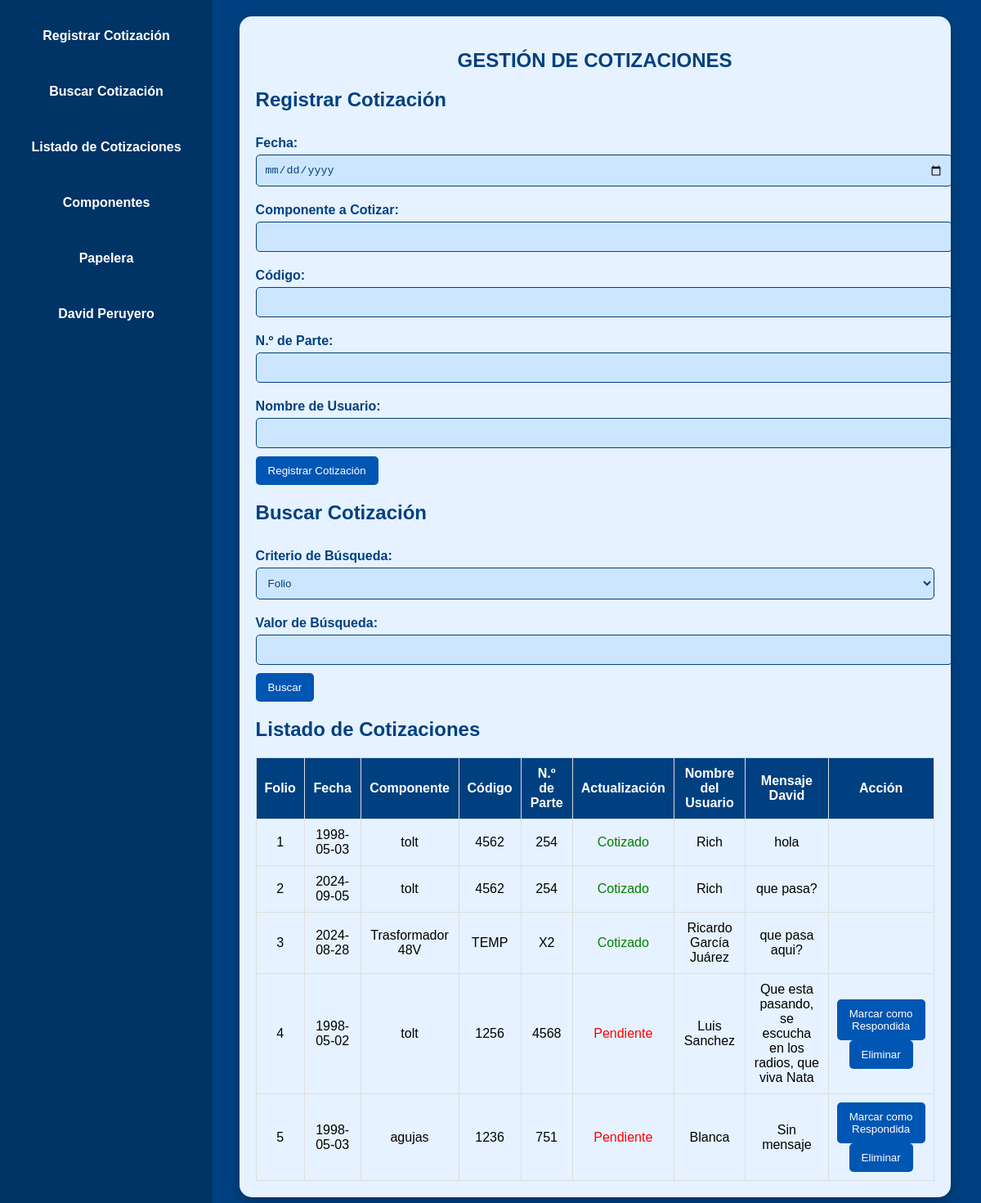
/index (signed in), run on the app's committed database.
### app.py (models this page shows)
class Cotizacion(db.Model):
    id = db.Column(db.Integer, primary_key=True)
    fecha = db.Column(db.String(10), nullable=False)
    componente = db.Column(db.String(100), nullable=False)
    codigo = db.Column(db.String(50), nullable=True)  # Permite nulos
    cotizacion = db.Column(db.String(100), nullable=False)
    recordatorio = db.Column(db.String(20), default='Pendiente')
    respondido = db.Column(db.Boolean, default=False)
    numero_serie = db.Column(db.String(50), nullable=False)
    mostrar_recordatorio = db.Column(db.Boolean, default=False)
    mensaje_david = db.Column(db.String(255), nullable=True)

### app.py (the view)
@app.route('/index')
def index():
    if not session.get('authenticated'):
        return redirect(url_for('home'))
    cotizaciones = Cotizacion.query.all()
    return render_template('index.html', cotizaciones=cotizaciones)

### templates/index.html (shortened to what this page needs)
<!DOCTYPE html>
<html lang="es">
<head>
    <link rel="stylesheet" href="{{ url_for('static', filename='styles.css') }}">
</head>
<body>
    {% if not session.get('authenticated') %}
    <div class="content">
        <h2>Iniciar Sesión</h2>
        <form action="{{ url_for('home') }}" method="POST">
            <label for="password">Contraseña:</label>
            <input type="password" id="password" name="password" required><br>
            <button type="submit" class="btn-green">Ingresar</button>
        </form>
    </div>
    {% else %}
    <div class="menu-bar">
        <a href="#registro">Registrar Cotización</a>
        <a href="#buscar">Buscar Cotización</a>
        <a href="#listado">Listado de Cotizaciones</a>
        <a href="{{ url_for('componentes') }}">Componentes</a>
        <a href="#" onclick="openModal('papelera')">Papelera</a>
        <a href="{{ url_for('david_dashboard') }}">David Peruyero</a>
    </div>
    <div class="content">
        <section id="registro">
            <h1 style="text-align: center;">GESTIÓN DE COTIZACIONES</h1>
            <h2>Registrar Cotización</h2>
            <form action="/agregar" method="POST">
                <label for="fecha">Fecha:</label>
                <input type="date" id="fecha" name="fecha" required><br>
                <label for="componente">Componente a Cotizar:</label>
                <input type="text" id="componente" name="componente" required><br>
                <label for="codigo">Código:</label>
                <input type="text" id="codigo" name="codigo">
                <label for="cotizacion">N.º de Parte:</label>
                <input type="text" id="cotizacion" name="cotizacion" required><br>
                <label for="numero_serie">Nombre de Usuario:</label>
                <input type="text" id="numero_serie" name="numero_serie" required><br>
                <button type="submit" class="btn-green">Registrar Cotización</button>
            </form>
        </section>
        <section id="buscar">
            <h2>Buscar Cotización</h2>
            <form action="/buscar" method="POST">
                <label for="criterio">Criterio de Búsqueda:</label>
                <select id="criterio" name="criterio">
                    <option value="folio">Folio</option>
                </select><br>
                <label for="valor">Valor de Búsqueda:</label>
                <input type="text" id="valor" name="valor" required><br>
                <button type="submit" class="btn-green">Buscar</button>
            </form>
        </section>
        <section id="listado">
            <h2>Listado de Cotizaciones</h2>
            <div class="table-container">
                <table>
                    <thead>
                        <tr>
                            <th>Folio</th>
                            <th>Fecha</th>
                            <th>Componente</th>
                            <th>Código</th>
                            <th>N.º de Parte</th>
                            <th>Actualización</th>
                            <th>Nombre del Usuario</th>
                            <th>Mensaje David</th>
                            <th>Acción</th>
                        </tr>
                    </thead>
                    <tbody>
                        {% for cotizacion in cotizaciones %}
                        <tr>
                            <td>{{ cotizacion.id }}</td>
                            <td>{{ cotizacion.fecha }}</td>
                            <td>{{ cotizacion.componente }}</td>
                            <td>{{ cotizacion.codigo }}</td>
                            <td>{{ cotizacion.cotizacion }}</td>
                            <td class="recordatorio">
                                {% if cotizacion.respondido %}
                                <span style="color: green;">Cotizado</span>
                                {% else %}
                                <span style="color: red;">Pendiente</span>
                                {% endif %}
                            </td>
                            <td>{{ cotizacion.numero_serie }}</td>
                            <td>{{ cotizacion.mensaje_david or 'Sin mensaje' }}</td>
                            <td>
                                {% if not cotizacion.respondido %}
                                <button onclick="openModal('responder/{{ cotizacion.id }}')" class="btn-green">Marcar como Respondida</button>
                                <button onclick="openModal('eliminar/{{ cotizacion.id }}')" class="btn-red">Eliminar</button>
                                {% endif %}
                            </td>
                        </tr>
                        {% endfor %}
                    </tbody>
                </table>
            </div>
        </section>
    </div>
    {% endif %}
</body>
</html>

### static/styles.css (style rules this page uses)
:root { --primary-color: #004080; --secondary-color: #0056b3; --text-color: #ffffff; --bg-color: #e6f2ff; --input-bg-color: #cce6ff; --menu-bg-color: #003366; --hover-color: #336699; --table-text-color: #000000; --danger-color: red; --success-color: green; }
body { font-family: Arial, sans-serif; background-color: var(--primary-color); color: var(--text-color); display: flex; flex-direction: column; align-items: center; justify-content: flex-start; margin: 0; padding: 20px; height: 100vh; }
h1, h2 { color: var(--primary-color); margin-bottom: 20px; }
form { margin-bottom: 20px; text-align: left; }
form label { font-weight: bold; margin-top: 10px; display: inline-block; color: var(--primary-color); }
form input, form select { width: 100%; padding: 10px; margin: 5px 0 10px; border-radius: 5px; border: 1px solid var(--primary-color); background-color: var(--input-bg-color); color: var(--primary-color); }
button { background-color: var(--secondary-color); color: var(--text-color); padding: 10px 15px; border: none; border-radius: 5px; cursor: pointer; transition: background-color 0.3s; }
.menu-bar { background-color: var(--menu-bg-color); padding: 10px; width: 20%; height: 100vh; display: flex; flex-direction: column; align-items: center; position: fixed; top: 0; left: 0; }
.menu-bar a { color: #ffffff; margin: 15px 0; text-decoration: none; font-weight: bold; padding: 10px; width: 100%; text-align: center; transition: background 0.3s; }
.content { margin-left: 22%; width: 75%; padding: 20px; box-sizing: border-box; background-color: var(--bg-color); border-radius: 15px; box-shadow: 0 8px 16px rgba(0, 0, 0, 0.2); overflow-y: auto; }
table { width: 100%; border-collapse: collapse; margin-top: 20px; }
table th, table td { padding: 10px; text-align: center; border: 1px solid #ddd; }
table th { background-color: var(--primary-color); color: var(--text-color); }
table td { background-color: var(--bg-color); color: var(--table-text-color); }

### data on the page
Cotizacion: id "1", fecha "1998-05-03", componente "tolt", codigo "4562", cotizacion "254", respondido "Cotizado", numero_serie "Rich", mensaje_david "hola"
Cotizacion: id "2", fecha "2024-09-05", componente "tolt", codigo "4562", cotizacion "254", respondido "Cotizado", numero_serie "Rich", mensaje_david "que pasa?"
Cotizacion: id "3", fecha "2024-08-28", componente "Trasformador 48V", codigo "TEMP", cotizacion "X2", respondido "Cotizado", numero_serie "Ricardo García Juárez", mensaje_david "que pasa aqui?"
Cotizacion: id "4", fecha "1998-05-02", componente "tolt", codigo "1256", cotizacion "4568", respondido "Pendiente", numero_serie "Luis Sanchez", mensaje_david "Que esta pasando, se escucha en los radios, que viva Nata"
Cotizacion: id "5", fecha "1998-05-03", componente "agujas", codigo "1236", cotizacion "751", respondido "Pendiente", numero_serie "Blanca", mensaje_david "Sin mensaje"
